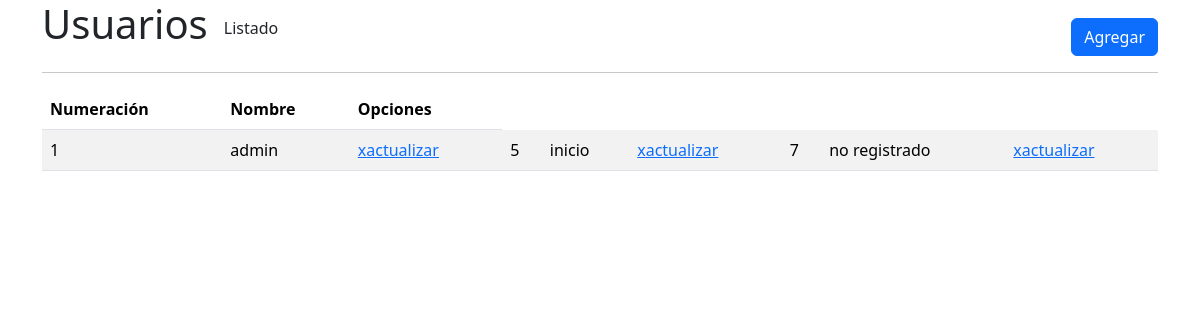
The app's page /pages/usuarios/Usuarios.php with its own data.
### tables this page shows
CREATE TABLE `usuarios` (
  `id` int(20) NOT NULL,
  `nombre_usu` varchar(20) DEFAULT NULL,
  `tipo_usu` varchar(20) DEFAULT NULL
);

### pages/usuarios/Usuarios.php (the view, shortened to what this page needs)
<?php
include 'incluir/header.php';
$query = "SELECT * FROM usuarios ";
$result =  mysqli_query($conexion, $query);
?>
<body>
   <div class="container d-flex align-items-end gap-3">
        <h1>Usuarios</h1>
        <p>Listado</p>
        <div class="ms-auto">
            <a href="UsuarioExito.php"><button class="btn btn-primary">Agregar</button></a>
        </div>
    </div>
    <div class="container">
        <hr>
        <table class="table table-striped">
            <thead>
                <tr>
                <th scope="col">Numeración</th>
                <th scope="col">Nombre</th>
                <th scope="col">Opciones</th>
                </tr>
            </thead>
            <tbody>
                <tr>
                    <?php while ($fila = mysqli_fetch_array($result)) : ?>
                        <td><?= $fila['id'] ?></td>
                        <td><?= $fila['nombre_usu'] ?></td>
                        <td><a href="eliminar_php">x</a><a href="actualizar.php">actualizar</a></td>
                    <?php endwhile; ?>
                </tr>
            </tbody>
        </table>
    </div>
</body>
</html>

### records on screen
usuarios: id "1", nombre_usu "admin"
usuarios: id "5", nombre_usu "inicio"
usuarios: id "7", nombre_usu "no registrado"
